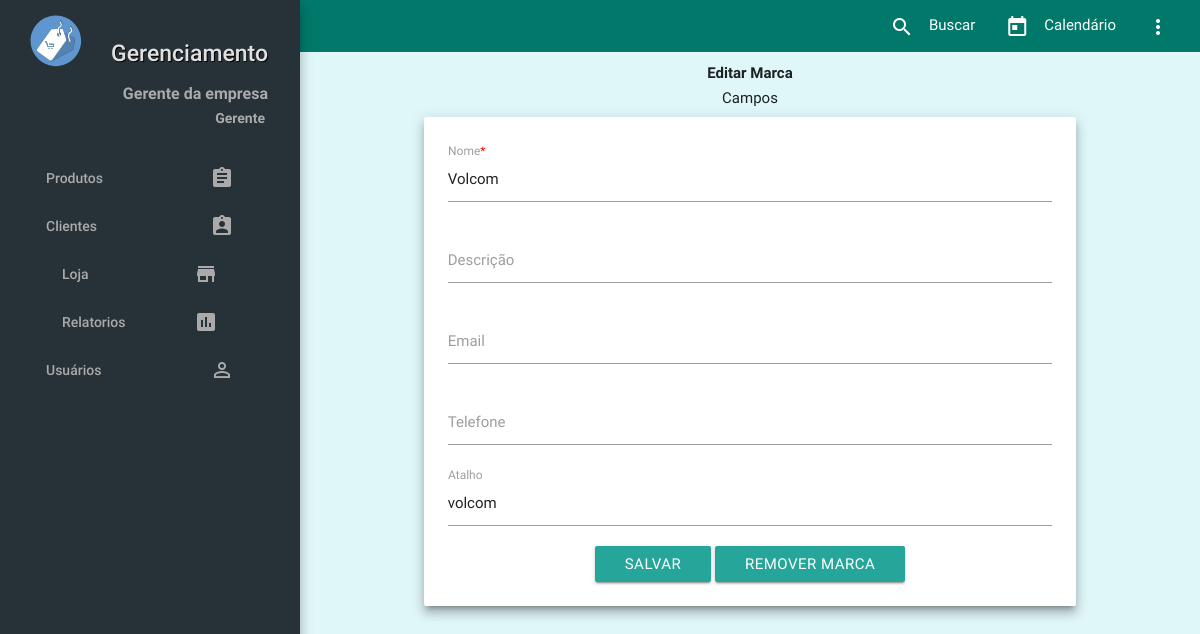
Screenshot of /gerenciamento/editar_marca/volcom/ (signed in) with the database file from the repository.
### core/models.py (models this page shows, shortened)
class User(AbstractBaseUser, PermissionsMixin):
    username = models.CharField('Nome de Usuário', max_length=30, unique=True,
    validators=[validators.RegexValidator(re.compile('^[\w.@+-]+$'),
    'Nome de usuário só pode conter letras, dígitos ou os seguintes caracteres: @/./+/-/_',
    'invalid')])
    email = models.EmailField('E-Mail', blank=True, null=True, unique=True)
    telefone = models.CharField('Telefone', null=True, blank=True, unique=True, max_length=11)
    name = models.CharField('Nome completo', max_length=100, null=True, blank=True)
    tipo_usuario = models.CharField('Tipo de usuário', max_length=3, choices=user_type )
    is_active = models.BooleanField('Está ativo?', blank=True, default=True)
    is_staff = models.BooleanField('É da equipe?', blank=True, default=False)
    date_joined = models.DateTimeField('Data de Entrada', auto_now_add=True)
    objects = UserManager()
    USERNAME_FIELD = "username"
    REQUIRED_FIELDS = ['email']
    class Meta:
        verbose_name = 'Usuário'
        verbose_name_plural = 'Usuários'

### gerenciamento/models.py (models this page shows, shortened)
class Marca(models.Model):
	marca_nome = models.CharField(max_length=50, unique=True)
	marca_descricao = models.CharField(max_length=100, blank=True)
	marca_email = models.CharField(max_length=50, blank=True)
	marca_telefone = models.CharField(max_length=11)
	marca_slug = models.SlugField('Atalho')
	@models.permalink
	def get_absolute_url_remover(self):
		return ('remover_marca', (), {'marca_slug':self.marca_slug})

### gerenciamento/views.py (the view)
# urls.py: url(r'^editar_marca/(?P<marca_slug>[\w_-]+)/$', editar_marca, name='editar_marca'),
@login_required
def editar_marca(request, marca_slug):
    marca = get_object_or_404(Marca, marca_slug=marca_slug)
    if request.method == 'POST':
        form = MarcaForm(request.POST, instance=marca)
        if form.is_valid():
            form.save()
            messages.success(request, 'Marca alterada com sucesso!')
            return redirect('listar_marcas')
    else:
        form = MarcaForm(instance=marca)
    return render(request, 'formularios/marca/marca_form_edit.html',
        {'form': form,'marca':marca})

### gerenciamento/forms.py
class MarcaForm(forms.ModelForm):
    marca_nome = forms.CharField(widget=forms.TextInput(
        attrs={'class':'form-control'}))
    marca_descricao = forms.CharField(widget=forms.TextInput(
        attrs={'class':'form-control'}), required=False)
    marca_email = forms.EmailField(widget=forms.EmailInput(
        attrs={'class':'form-control'}), required=False)
    marca_telefone = forms.CharField(widget=forms.TextInput(
        attrs={'class':'form-control'}), required=False)
    marca_slug = forms.SlugField(label='Atalho', widget=forms.TextInput(
        attrs={'class':'vTextField'}))
    class Meta:
        model = Marca
        fields = ('marca_nome', 'marca_descricao', 'marca_email',
        'marca_telefone', 'marca_slug')

### gerenciamento/templates/formularios/marca/marca_form_edit.html (shortened to what this page needs)
{% extends 'base.html' %}
{% load staticfiles %}
{% block content %}
<div class="container">
<form method="post">
  <div class="center">
    <h6 style="margin-top:2%">Editar Marca</h6>
    <span>Campos</span>
  </div>
  <div class="card-panel z-depth-4 row">
      <div class="input-field" >
         {{form.marca_nome}}
         <label for="{{form.marca_nome.id_for_label}}">Nome<span id="valNome" style="color:red">*</span></label>
      </div>
      <div class="input-field">
        {{form.marca_descricao}}
        <label for="{{form.marca_descricao.id_for_label}}">Descrição</label>
      </div>
      <div class="input-field">
        {{form.marca_email}}
        <label for="{{form.marca_email.id_for_label}}">Email</label>
      </div>
      <div class="input-field">
        {{form.marca_telefone}}
        <label for="{{form.marca_telefone.id_for_label}}">Telefone</label>
      </div>
      <div class="input-field">
        {{form.marca_slug}}
        <label for="{{form.marca_slug.id_for_label}}">Atalho</label>
      </div>
  <div class="center">
  <button type="submit" class="btn waves-effect waves-light" name="action">Salvar</button>
  <a href="#modal1" class="btn waves-effect waves-light modal-trigger">Remover marca</a>
  </div>
 </form>
</div>
{% endblock %}

### gerenciamento/templates/base.html (shortened to what this page needs)
<!DOCTYPE html>
{% load staticfiles %}
<html lang="pt-br">
<head>
      {% block staticfiles %}
      <link type="text/css" rel="stylesheet" href="{% static 'css\materialize.css' %}"  media="screen,projection"/>
       {% endblock %}
</head>
<body>
  <header class="nav-wrapper teal darken-2 z-depth-0">
    <nav class="teal darken-2 z-depth-0">
        <ul>
          <li class="dropdown-button right" data-activates='dropdown2'>
            <a>
              <i class="material-icons left navicons">more_vert</i>
            </a>
          </li>
          <li class="right hide-on-med-and-down">
            <a href="#">
              <i class="material-icons left navicons">today</i>
              <span>Calendário</span>
            </a>
          </li>
          <li class="right hide-on-med-and-down">
            <a href="#">
              <i class="material-icons left navicons">search</i>
              <span>Buscar</span>
            </a>
          </li>
        </ul>
    </nav>
  </header>
  <ul id='slide-out' class='side-nav fixed blue-grey darken-4 z-depth-4'>
    <li>
      <div class="user-view">
       <div id='logo'>
        <a href="{% url 'index' %}" id='logosidebar' class='circle center'>
          <img src="{% static 'images\logo\logo.svg' %}" class="circle center">
        </a>
      </div>
      <h5 class="name right-align" style="font-size:23px; margin-top: -30px; color: #e0e0e0 ;text-shadow: 1px 1px #000000;">Gerenciamento</h5>
       <a><span class="name right-align" style="font-size:16px; color: #aaaaaa ;"><b>{{request.user.name}}</b></span></a>
       <a><span class="email right-align" style="font-size:14px;margin-right: 3px; color: #aaaaaa ;"><b>{% if user.is_superuser %}
      Gerente
       {% else %}
       Funcionário
       {% endif %}</b></span></a>
     </div>
    </li>
    <li class="no-padding">
      <ul class="collapsible collapsible-accordion">
        <li>
          <a class="collapsible-header"><i class="material-icons right">assignment</i>Produtos</a>
        </li>
      </ul>
    </li>
    <li class="no-padding">
      <ul class="collapsible collapsible-accordion">
        <li>
          <a class="collapsible-header"><i class="material-icons right">assignment_ind</i>Clientes</a>
        </li>
      </ul>
    </li>
    <li> <a class="waves-effect" href="#"><i class="material-icons right">store_mall_directory</i>Loja</a> </li>
    {% if request.user.is_superuser %}
    <li> <a class="waves-effect" href="#"><i class="material-icons right">assessment</i>Relatorios</a></li>
    <li class="no-padding">
      <ul class="collapsible collapsible-accordion">
        <li>
          <a class="collapsible-header"><i class="material-icons right">perm_identity</i>Usuários</a>
        </li>
      </ul>
    </li>
    {% endif %}
  </ul>
<main>
  {% block content %}
  {% endblock %}
</main>
</body>
</html>

### gerenciamento/templates/base.html (style rules this page uses)
main, footer { padding-left: 300px; }
h6 { font-weight: bold; }
.navicons { margin-top: 2px; }
body { display: flex; min-height: 100vh; flex-direction: column; background-color: #e0f7fa; }
main { flex: 1 0 auto; }
nav { height: 50px; line-height: 50px; }
nav i, nav [class^="mdi-"], nav [class*="mdi-"], nav i.material-icons { height: 50px; line-height: 50px; }
nav, nav .nav-wrapper i, nav a.button-collapse, nav a.button-collapse i { height: 50px; line-height: 50px; }
.side-nav .user-view, .side-nav .userView { padding-top: 8px; }
#logo { width: 150px; display: block; margin-left: -8px; }
.side-nav { width: 300px; position: absolute; top: 0; width: 300px; margin: 0; padding: 0; }
.side-nav li>a { color: #aaaaaa; margin-left: 30px; display: block; }
.side-nav li>a>i.material-icons { color: #aaaaaa; margin-right: 50px; display: block; }

### rows the page displays
User: user.name "Gerente da empresa"
Marca: marca_nome "Volcom", marca_slug "volcom"
